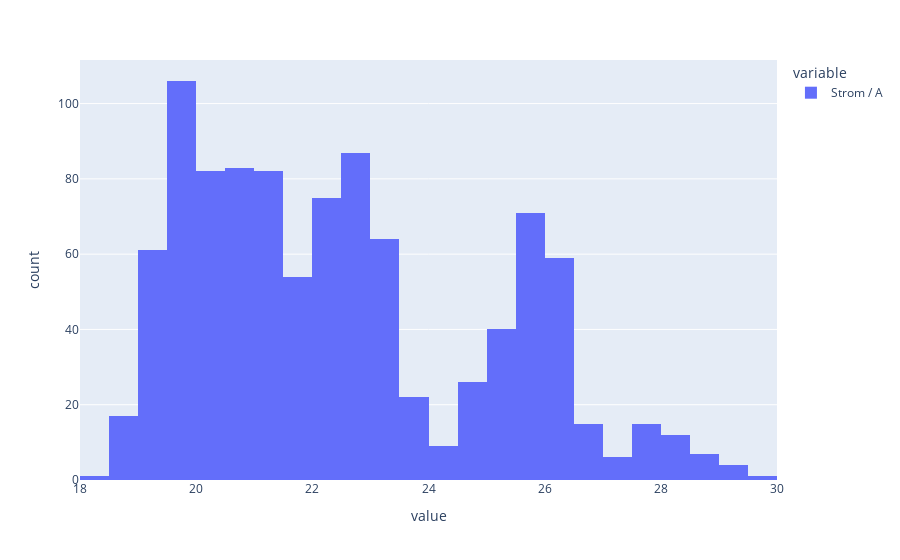

The cell this chart's notebook holds for it:
### Markdown cell above
Vielleicht ist Ihnen aufgefallen, dass sich die Anzahl der Wertebereiche zwischen den beiden Histogrammen unterscheidet. Im Histogramm zur Drehzahl pro Minute gibt es 12 solcher Bereiche, im Histogramm zur Stromaufname in Ampere 24. In Plotly gibt es einen Algorithmus, der die optimale Anzahl und Breite der Wertebereiche automatisch festlegt. Man kann allerdings über das ```nbins```-Argument zumindest die maximale Anzahl der Wertebereiche bestimmen. Setzen Sie das ```nbins```-Argument auf ```100``` und beobachten Sie, wie sich das Histogramm verändert. Fällt Ihnen bei der Häufigkeitsverteilung etwas auf, das Ihnen bei einer kleineren Anzahl von Wertebereichen vielleicht nicht aufgefallen wäre (Stichwort: Ausreißer)? Lohnt sich das Testen einer größeren Anzahl von Wertebereichen oder genügt die Standardeinstellung?

### Code cell
import pandas as pd

df = pd.read_csv("data/machine_data.csv", delimiter=";", decimal=",")
df["Strom / A"].plot(kind="hist", bins=100)

### Figure 1 — Plotly figure (JSON) as saved in the notebook; plotly's stock layout.template omitted (floating-point values rounded to 4 significant figures; data arrays with more than 128 entries replaced by an {"elided": "..."} marker saying what was removed)
{"data": [{"alignmentgroup": "True", "bingroup": "x", "hovertemplate": "variable=Strom / A<br>value=%{x}<br>count=%{y}<extra></extra>", "legendgroup": "Strom / A", "marker": {"color": "#636efa", "pattern": {"shape": ""}}, "name": "Strom / A", "offsetgroup": "Strom / A", "orientation": "v", "showlegend": true, "type": "histogram", "x": {"elided": "1000 float values"}, "xaxis": "x", "yaxis": "y"}], "layout": {"barmode": "relative", "legend": {"title": {"text": "variable"}, "tracegroupgap": 0}, "margin": {"t": 60}, "xaxis": {"anchor": "y", "domain": [0, 1], "title": {"text": "value"}}, "yaxis": {"anchor": "x", "domain": [0, 1], "title": {"text": "count"}}}}
